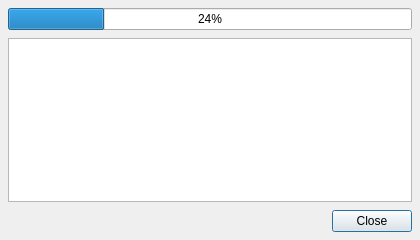
<?xml version="1.0" encoding="UTF-8"?>
<ui version="4.0">
 <class>MainQueueDialog</class>
 <widget class="QDialog" name="MainQueueDialog">
  <property name="geometry">
   <rect>
    <x>0</x>
    <y>0</y>
    <width>420</width>
    <height>240</height>
   </rect>
  </property>
  <property name="minimumSize">
   <size>
    <width>320</width>
    <height>240</height>
   </size>
  </property>
  <property name="windowTitle">
   <string>Main Queue</string>
  </property>
  <layout class="QGridLayout" name="gridLayout">
   <property name="margin">
    <number>8</number>
   </property>
   <property name="spacing">
    <number>8</number>
   </property>
   <item row="1" column="0">
    <widget class="QListWidget" name="mainQueueList"/>
   </item>
   <item row="2" column="0">
    <widget class="QDialogButtonBox" name="buttonBox">
     <property name="orientation">
      <enum>Qt::Horizontal</enum>
     </property>
     <property name="standardButtons">
      <set>QDialogButtonBox::Close</set>
     </property>
    </widget>
   </item>
   <item row="0" column="0">
    <widget class="QProgressBar" name="queueProgress">
     <property name="value">
      <number>24</number>
     </property>
    </widget>
   </item>
  </layout>
 </widget>
 <resources/>
 <connections>
  <connection>
   <sender>buttonBox</sender>
   <signal>accepted()</signal>
   <receiver>MainQueueDialog</receiver>
   <slot>accept()</slot>
   <hints>
    <hint type="sourcelabel">
     <x>248</x>
     <y>254</y>
    </hint>
    <hint type="destinationlabel">
     <x>157</x>
     <y>274</y>
    </hint>
   </hints>
  </connection>
  <connection>
   <sender>buttonBox</sender>
   <signal>rejected()</signal>
   <receiver>MainQueueDialog</receiver>
   <slot>reject()</slot>
   <hints>
    <hint type="sourcelabel">
     <x>316</x>
     <y>260</y>
    </hint>
    <hint type="destinationlabel">
     <x>286</x>
     <y>274</y>
    </hint>
   </hints>
  </connection>
 </connections>
</ui>
